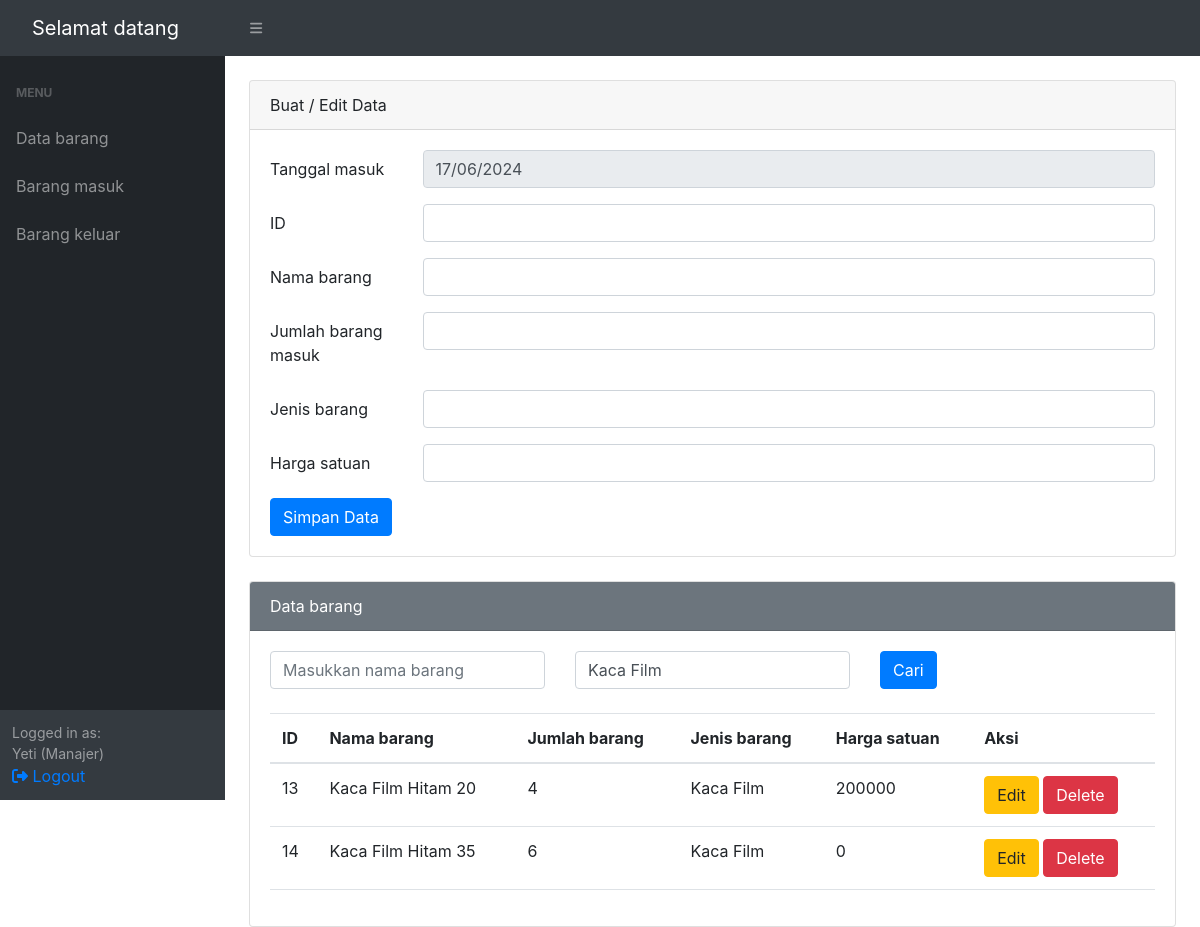
The app's page /index.php?jenis=Kaca Film (signed in) with its own data.
### tables this page shows
CREATE TABLE `databarang` (
  `id_barang` int(11) NOT NULL,
  `nama_barang` varchar(100) NOT NULL,
  `jumlah_barang` int(11) NOT NULL,
  `jenis_barang` varchar(50) NOT NULL,
  `harga_barang` int(11) DEFAULT NULL
);

### index.php (the view, shortened to what this page needs)
<?php
include 'connect.php';
$jenis_barang_list = [];
$jenis_barang_query = "select distinct jenis_barang from databarang";
$jenis_barang_result = mysqli_query($koneksi, $jenis_barang_query);
while ($row = mysqli_fetch_assoc($jenis_barang_result)) {
    $jenis_barang_list[] = $row['jenis_barang'];
}
$idbarang = "";
$namabarang = "";
$jenis = "";
$harga = "";
?>
<!DOCTYPE html>
<html lang="en">
<head>
    <link href="css/styles.css" rel="stylesheet" />
    <link rel="stylesheet" href="https://cdn.jsdelivr.net/npm/bootstrap@4.6.2/dist/css/bootstrap.min.css">
</head>
<body class="sb-nav-fixed">
    <nav class="sb-topnav navbar navbar-expand navbar-dark bg-dark">
        <a class="navbar-brand ps-3">Selamat datang</a>
        <button class="btn btn-link btn-sm order-1 order-lg-0 me-4 me-lg-0" id="sidebarToggle" href="#!"><i
                class="fas fa-bars"></i></button>
    </nav>
    <div id="layoutSidenav">
        <div id="layoutSidenav_nav">
            <nav class="sb-sidenav accordion sb-sidenav-dark" id="sidenavAccordion">
                <div class="sb-sidenav-menu">
                    <div class="nav">
                        <div class="sb-sidenav-menu-heading">Menu</div>
                        <?php
                        if (!isset($_SESSION['username']) || $_SESSION['roles'] == 'Manajer') { ?>
                            <a class="nav-link" href="index.php?cari=">Data barang</a>
                            <a class="nav-link" href="barangmasuk.php?cari=">Barang masuk</a>
                            <a class="nav-link" href="barangkeluar.php?cari=">Barang keluar</a>
                            <?php
                        } else { ?>
                            <a class="nav-link" href="index.php?cari=">Data barang</a>
                            <a class="nav-link" href="barangmasuk.php?cari=">Barang masuk</a>
                            <?php
                        } ?>
                    </div>
                </div>
                <div class="sb-sidenav-footer">
                    <div class="small">Logged in as: <br>
                        <?php echo $_SESSION['username'] . ' (' . $_SESSION['roles'] . ')'; ?></div>
                    <a href="logout.php"><i class="fa-solid fa-right-from-bracket"></i>&nbsp;Logout</a>
                </div>
            </nav>
        </div>
        <div id="layoutSidenav_content">
            <main>
                <div class="container-fluid px-4">
                    <div class="mx-auto">
                        <br>
                        <div class="card">
                            <div class="card-header">
                                Buat / Edit Data
                            </div>
                            <div class="card-body">
                                <?php
                                include 'connect.php';
                                if (!isset($_SESSION['username']) || $_SESSION['roles'] == 'Manajer') { ?>
                                    <form action="" method="POST">
                                        <div class="mb-3 row">
                                            <label for="tgl_masuk" class="col-sm-2 col-form-label">Tanggal masuk</label>
                                            <div class="col-sm-10">
                                                <input type="text" class="form-control" id="tgl_masuk" name="tgl_masuk"
                                                    readonly>
                                            </div>
                                        </div>
                                        <div class="mb-3 row">
                                            <label for="idbarang" class="col-sm-2 col-form-label">ID</label>
                                            <div class="col-sm-10">
                                                <input type="text" class="form-control" id="id_barang" name="id_barang"
                                                    value="<?php echo $idbarang ?>">
                                            </div>
                                        </div>
                                        <div class="mb-3 row">
                                            <label for="namabarang" class="col-sm-2 col-form-label">Nama barang</label>
                                            <div class="col-sm-10">
                                                <input type="text" class="form-control" id="nama_barang" name="nama_barang"
                                                    value="<?php echo $namabarang ?>">
                                            </div>
                                        </div>
                                        <div class="mb-3 row">
                                            <label for="jumlahmasuk" class="col-sm-2 col-form-label">Jumlah barang
                                                masuk</label>
                                            <div class="col-sm-10">
                                                <input type="text" class="form-control" id="jumlah_masuk"
                                                    name="jumlah_masuk">
                                            </div>
                                        </div>
                                        <div class="mb-3 row">
                                            <label for="jenis" class="col-sm-2 col-form-label">Jenis barang</label>
                                            <div class="col-sm-10">
                                                <input class="form-control" name="jenis_barang" id="jenis_barang"
                                                    value="<?php echo $jenis ?>">
                                            </div>
                                        </div>
                                        <div class="mb-3 row">
                                            <label for="harga" class="col-sm-2 col-form-label">Harga satuan</label>
                                            <div class="col-sm-10">
                                                <input class="form-control" name="harga_barang" id="harga_barang"
                                                    value="<?php echo $harga ?>">
                                            </div>
                                        </div>
                                        <input type="submit" name="simpan" value="Simpan Data" class="btn btn-primary" />
                                    </form>
                                <?php } ?>
                            </div>
                        </div>
                        <br>
                        <div class="card">
                            <div class="card-header text-white bg-secondary">
                                Data barang
                            </div>
                            <div class="card-body">
                                <form method="GET" action="index.php">
                                    <div class="row">
                                        <div class="col-sm-4">
                                            <input class="form-control" id="cari" name="cari"
                                                placeholder="Masukkan nama barang">
                                        </div>
                                        <div class="col-sm-4">
                                            <select class="form-control" id="jenis" name="jenis">
                                                <?php foreach ($jenis_barang_list as $jenis_barang) { ?>
                                                    <option value="<?php echo $jenis_barang; ?>" <?php if (isset($_GET['jenis']) && $_GET['jenis'] == $jenis_barang)
                                                           echo 'selected'; ?>>
                                                        <?php echo $jenis_barang; ?>
                                                    </option>
                                                <?php } ?>
                                            </select>
                                        </div>
                                        <div class="col-md">
                                            <button type="submit" class="btn btn-primary">Cari</button>
                                        </div>
                                    </div>
                                </form>
                                <br>
                                <table class="table">
                                    <thead>
                                        <tr>
                                            <th scope="col">ID</th>
                                            <th scope="col">Nama barang</th>
                                            <th scope="col">Jumlah barang</th>
                                            <th scope="col">Jenis barang</th>
                                            <th scope="col">Harga satuan</th>
                                            <th scope="col">Aksi</th>
                                        </tr>
                                    </thead>
                                    <?php
                                    $pencarian = "";
                                    $jenis_barang_filter = "";
                                    if (isset($_GET['jenis'])) {
                                        $jenis_barang_filter = $_GET['jenis'];
                                    }
                                    $qc = "select * from databarang where (nama_barang like '%$pencarian%')";
                                    if (!empty($jenis_barang_filter)) {
                                        $qc .= " and jenis_barang = '$jenis_barang_filter'";
                                    }
                                    $qc .= " order by id_barang asc";
                                    $cr = mysqli_query($koneksi, $qc);
                                    ?>
                                    <tbody>
                                        <?php
                                        while ($r = mysqli_fetch_array($cr)) {
                                            $idbarang = $r['id_barang'];
                                            $namabarang = $r['nama_barang'];
                                            $jumlah = $r['jumlah_barang'];
                                            $jenis = $r['jenis_barang'];
                                            $harga = $r['harga_barang'];
                                            ?>
                                            <tr>
                                                <td scope="row"><?php echo $idbarang ?></td>
                                                <td scope="row"><?php echo $namabarang ?></td>
                                                <td scope="row"><?php echo $jumlah ?></td>
                                                <td scope="row"><?php echo $jenis ?></td>
                                                <td scope="row"><?php echo $harga ?></td>
                                                <td scope="row">
                                                    <a href="index.php?op=edit&cari=&id=<?php echo $idbarang ?>"><button
                                                            type="button" class="btn btn-warning">Edit</button></a>
                                                    <a href="index.php?op=delete&cari=&id=<?php echo $idbarang ?>"
                                                        onclick="return confirm('Yakin mau delete data?')"><button
                                                            type="button" class="btn btn-danger">Delete</button></a>
                                                </td>
                                            </tr>
                                            <?php
                                        } ?>
                                    </tbody>
                                </table>
                            </div>
                        </div>
                    </div>
</body>
</html>

### records on screen
databarang: id_barang "13", nama_barang "Kaca Film Hitam 20", jumlah_barang "4", jenis_barang "Kaca Film", harga_barang "200000"
databarang: id_barang "14", nama_barang "Kaca Film Hitam 35", jumlah_barang "6", jenis_barang "Kaca Film", harga_barang "0"

### other values on screen
$_SESSION['username'] "Yeti"
$_SESSION['roles'] "Manajer"
form field jenis "Kaca Film"
